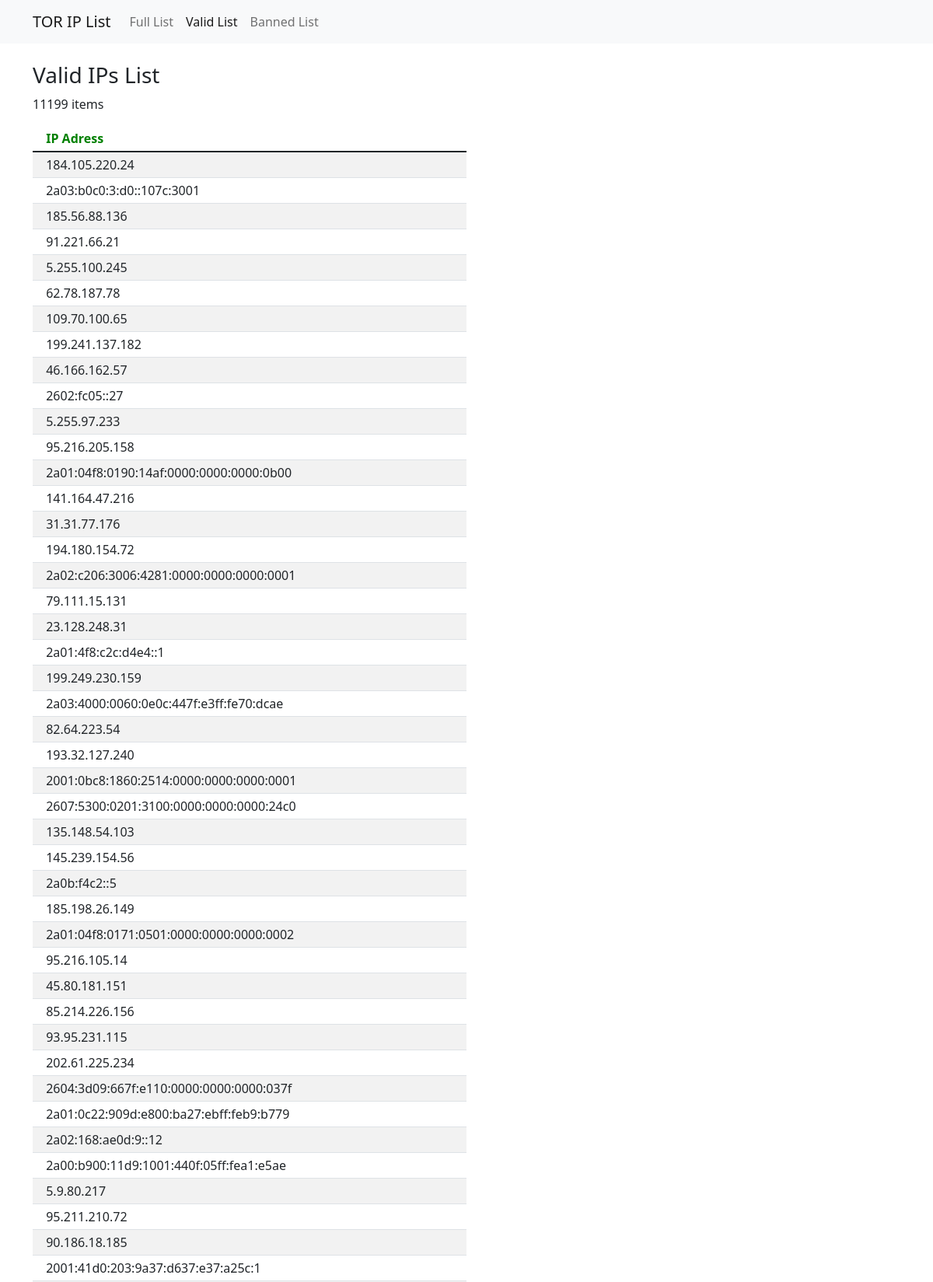
The page /validList (upper part) on the database its author committed.
### tables this page shows
CREATE TABLE ip (
                ip_address TEXT PRIMARY KEY
            );

### main.py (the view)
@cross_origin(supports_credentials=True)
@app.get('/validList')
def ValidList():
    resp = server_FetchValidList()
    if request.is_json:
        resp = make_response(jsonify(resp))
        resp.headers['Access-Control-Allow-Origin'] = 'http://localhost:4200'
        return resp
    else:
        if request.args.get("all"):
            size = len(resp)
        else:
            size = 50
        return render_template('validList.html', total = len(resp), len = len(resp[0:size]), ips = resp)

### src/app_server.py (called while the page is built)
def server_FetchValidList():
    data = db_GetList('full')
    if(len(data) < 1): # if the database is still empty
        view = server_FetchFullList()
    else:
        view = data
    for address in db_GetList('banned'):
        try:
            view.remove(address)
        except:
            print(address + ": Ip not in list")
    return view

### src/database/ipDB.py (called while the page is built)
def db_connect_to_db():
    conn = sl.connect('src/database/ips_tor.db')
    return conn

def db_GetList(query_type):
    db_SetDB()
    conn = db_connect_to_db()
    c = conn.cursor()
    if(query_type == 'banned'):
        data = c.execute(query_banned)
    elif(query_type == 'full'):
        data = c.execute(query_full)
    ret = []
    for row in data:
        ret.append(row[0])
    conn.close()
    return ret

def db_verifDB():
    conn = db_connect_to_db()
    c = conn.cursor()
    data = c.execute(sql_verif)
    if (data.fetchone()[0]==1):
        conn.close()
        return True
    else:
        conn.close()
        return False

def db_SetDB():
    if not db_verifDB():
        print("Generating Database...")
        db_createBannedTable()
        db_CreateFullListTable()

### templates/validList.html (shortened to what this page needs)
{% extends 'base.html' %}
{% set active_page = "ValidList" %}
{% block content %}
<h3>Valid IPs List</h3>
<p>{{total}} items</p>
<table class="table table-striped table-sm" style="width: 50%;">
    <thead>
        <tr style="color: green; ">
            <th scope="col"></th>
            <th scope="col">IP Adress</th>
        </tr>
    </thead>
    <tbody>
        {%for i in range(0, len)%}
        <tr>
            <td></td>
            <td>{{ips[i]}}</td>
        </tr>
        {%endfor%}
    </tbody>
</table>
<br><br>
{% endblock %}

### rows shown on the page
ip: ip_address "184.105.220.24"
ip: ip_address "2a03:b0c0:3:d0::107c:3001"
ip: ip_address "185.56.88.136"
ip: ip_address "91.221.66.21"
ip: ip_address "5.255.100.245"
ip: ip_address "62.78.187.78"
ip: ip_address "109.70.100.65"
ip: ip_address "199.241.137.182"
ip: ip_address "46.166.162.57"
ip: ip_address "2602:fc05::27"
ip: ip_address "5.255.97.233"
ip: ip_address "95.216.205.158"
ip: ip_address "2a01:04f8:0190:14af:0000:0000:0000:0b00"
ip: ip_address "141.164.47.216"
ip: ip_address "31.31.77.176"
ip: ip_address "194.180.154.72"
ip: ip_address "2a02:c206:3006:4281:0000:0000:0000:0001"
ip: ip_address "79.111.15.131"
ip: ip_address "23.128.248.31"
ip: ip_address "2a01:4f8:c2c:d4e4::1"
ip: ip_address "199.249.230.159"
ip: ip_address "2a03:4000:0060:0e0c:447f:e3ff:fe70:dcae"
ip: ip_address "82.64.223.54"
ip: ip_address "193.32.127.240"
ip: ip_address "2001:0bc8:1860:2514:0000:0000:0000:0001"
ip: ip_address "2607:5300:0201:3100:0000:0000:0000:24c0"
ip: ip_address "135.148.54.103"
ip: ip_address "145.239.154.56"
ip: ip_address "2a0b:f4c2::5"
ip: ip_address "185.198.26.149"
ip: ip_address "2a01:04f8:0171:0501:0000:0000:0000:0002"
ip: ip_address "95.216.105.14"
ip: ip_address "45.80.181.151"
ip: ip_address "85.214.226.156"
ip: ip_address "93.95.231.115"
ip: ip_address "202.61.225.234"
ip: ip_address "2604:3d09:667f:e110:0000:0000:0000:037f"
ip: ip_address "2a01:0c22:909d:e800:ba27:ebff:feb9:b779"
ip: ip_address "2a02:168:ae0d:9::12"
ip: ip_address "2a00:b900:11d9:1001:440f:05ff:fea1:e5ae"
ip: ip_address "5.9.80.217"
ip: ip_address "95.211.210.72"
ip: ip_address "90.186.18.185"
ip: ip_address "2001:41d0:203:9a37:d637:e37:a25c:1"

### other values the page prints
{{ total }} "11199"
